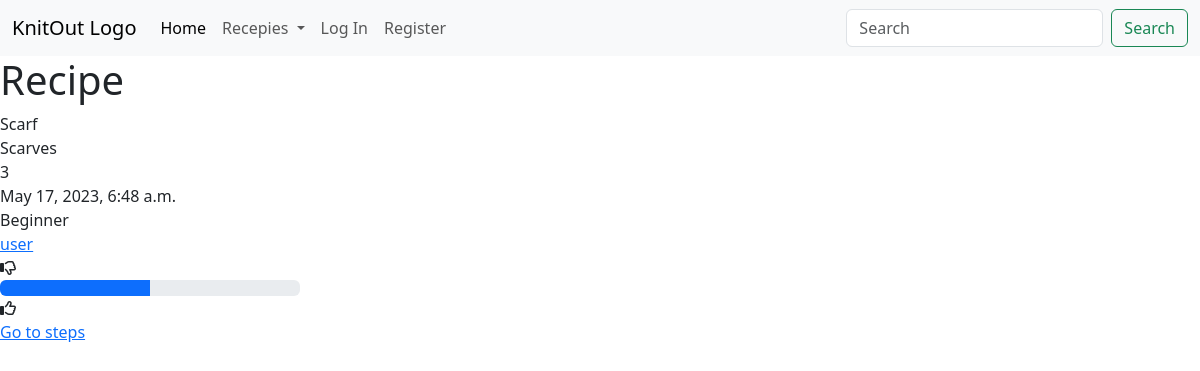
Screenshot of /recipe/19 with the database file from the repository.
### knitout/models.py (models this page shows, shortened)
class Recipe(models.Model):
    CATEGORIES = [
        ('', 'Choose Category'),
        ('hats', "Hats"),
        ('sweaters', 'Sweaters and Jumpers'),
        ('scarves', 'Scarves'),
        ('blankets', 'Blankets and Throws'),
        ('cardigans', 'Cardigans'),
        ('socks', 'Socks'),
        ('gloves', 'Gloves'),
        ('toys', 'Toys'),
        ('other', 'Other')
    ]
    DIFFICULTY = [
        ('', 'Choose level'),
        ('beginner', 'Beginner'),
        ('intermediate', 'Intermediate'),
        ('experienced', 'Experienced'),
        ('expert', 'Expert/Grandma')
    ]
    name = models.CharField(max_length = 48)
    category = models.CharField(max_length=64, choices=CATEGORIES)
    num_steps = models.IntegerField(default = 0)
    jarn_amount = models.FloatField(default = 0)
    date = models.DateTimeField(auto_now_add=True)
    difficulty = models.CharField(max_length=64, choices=DIFFICULTY)
    user = models.ForeignKey(User, on_delete=models.CASCADE, related_name="user")
    favorites = models.ManyToManyField(User, blank=True, related_name="favorites")
    likes = models.ManyToManyField(User, blank=True, related_name="users_likes")
    dislikes = models.ManyToManyField(User, blank=True, related_name="user_dislikes")

class User(AbstractUser):
    pass

### knitout/views.py (the view)
# urls.py: path("recipe/<int:id>", views.recipe_view, name="recipe_view"),
def recipe_view(request, id):
    try:
        recipe = get_object_or_404(Recipe, id = id)
        return render(request, "knitout/recipe.html", {
            "recipe": recipe
        })
    except:
        return render(request, "knitout/error.html", {
            "message": "Cannot find given recipie. Please try again."
        })

### knitout/templates/knitout/recipe.html (shortened to what this page needs)
{% extends "knitout/layout.html" %}
{% block body %}
<h1>Recipe</h1>
<div id="recipe_div">
    <div id="recipe_view_div">
        <div id="recipe_name">{{ recipe.name }}</div>
        <div id="recipe_category">{{ recipe.get_category_display }}</div>
        <div id="recipe_num_steps">{{ recipe.num_steps }}</div>
        <div id="recipe_date">{{ recipe.date }}</div>
        <div id="recipe_difficulty">{{ recipe.get_difficulty_display }}</div>
        <div id="recipe_user"><a href="{% url 'profile_view' recipe.user %}">{{ recipe.user }}</a></div>
        <div id="recipe_likes">
            <div id="recipe_down"><i class="fa-regular fa-thumbs-down"></i></div>
            <div id="recipe_bar"><div class="progress w-25" role="progressbar" aria-label="Good/Bad"
                aria-valuenow="50" aria-valuemin="0" aria-valuemax="100">
                <div class="progress-bar" style="width: 50%">
                </div></div></div>
            <div id="recipe_up"><i class="fa-regular fa-thumbs-up"></i></div>
        </div>
        <div id="steps_div"><a href={% url 'recipe_view_steps' recipe.id %}>Go to steps</a> </div>
    </div>
</div>
{% endblock %}

### rows the page displays
Recipe: name "Scarf", category "Scarves", num_steps "3", date "May 17, 2023, 6:48 a.m.", difficulty "Beginner", user "user"
